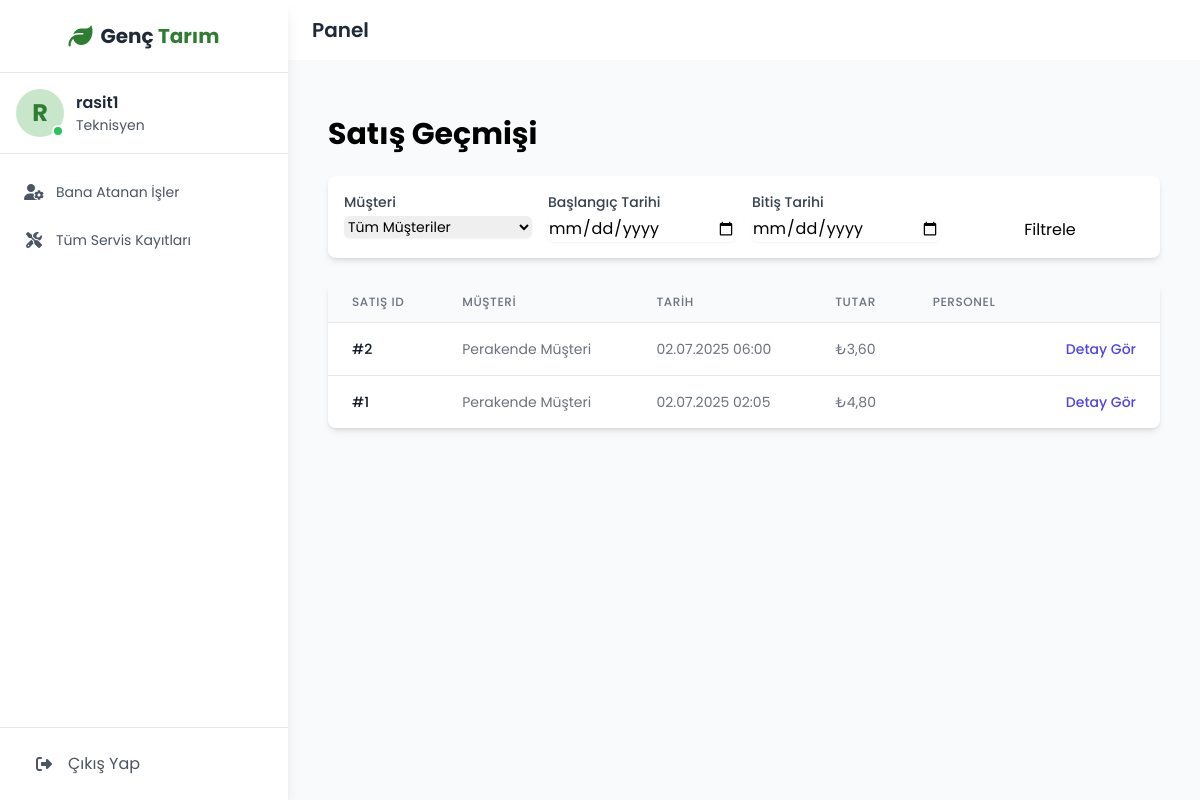
The app's page /sales/history/ (signed in) with its own data.
### sales/models.py (models this page shows, shortened)
class Sale(models.Model):
    STATUS_CHOICES = [('DRAFT', 'Taslak'), ('COMPLETED', 'Tamamlandı'), ('CANCELLED', 'İptal Edildi')]
    PAYMENT_METHOD_CHOICES = [('CASH', 'Nakit'), ('CREDIT_CARD', 'Kredi Kartı'), ('BANK_TRANSFER', 'Havale/EFT')]
    sale_date = models.DateTimeField(default=timezone.now, verbose_name="Satış Tarihi")
    customer = models.ForeignKey('customers.Customer', on_delete=models.PROTECT, verbose_name="Müşteri")
    salesperson = models.ForeignKey(User, on_delete=models.SET_NULL, null=True, blank=True, verbose_name="Satışı Yapan Personel")
    status = models.CharField(max_length=10, choices=STATUS_CHOICES, default='DRAFT', verbose_name="Durum")
    payment_method = models.CharField(max_length=20, choices=PAYMENT_METHOD_CHOICES, blank=True, null=True, verbose_name="Ödeme Yöntemi")
    notes = models.TextField(blank=True, null=True, verbose_name="Notlar")
    subtotal = models.DecimalField(max_digits=12, decimal_places=2, default=0, verbose_name="Ara Toplam")
    vat_total = models.DecimalField(max_digits=12, decimal_places=2, default=0, verbose_name="KDV Toplamı")
    grand_total = models.DecimalField(max_digits=12, decimal_places=2, default=0, verbose_name="Genel Toplam")
    created_at = models.DateTimeField(auto_now_add=True)
    updated_at = models.DateTimeField(auto_now=True)
    class Meta:
        verbose_name = "Satış"; verbose_name_plural = "Satışlar"; ordering = ['-sale_date']

### customers/models.py (models this page shows, shortened)
class Customer(models.Model):
    class CustomerType(models.TextChoices):
        INDIVIDUAL = 'INDIVIDUAL', _('Bireysel')
        CORPORATE = 'CORPORATE', _('Kurumsal')
    customer_type = models.CharField(
        max_length=10,
        choices=CustomerType.choices,
        default=CustomerType.INDIVIDUAL,
        verbose_name=_('Müşteri Tipi')
    )
    first_name = models.CharField(max_length=100, blank=True, verbose_name="Adı")
    last_name = models.CharField(max_length=100, blank=True, verbose_name="Soyadı")
    tckn = models.CharField(
        max_length=11,
        blank=True,
        verbose_name="T.C. Kimlik Numarası",
        help_text="Bireysel müşteriler için 11 haneli T.C. Kimlik Numarası."
    )
    company_name = models.CharField(max_length=200, blank=True, verbose_name="Firma Ticari Ünvanı")
    tax_office = models.CharField(max_length=100, blank=True, verbose_name="Vergi Dairesi")
    tax_number = models.CharField(
        max_length=10,
        blank=True,
        verbose_name="Vergi Kimlik Numarası (VKN)",
        help_text="Kurumsal müşteriler için 10 haneli Vergi Numarası."
    )
    contact_person = models.CharField(max_length=150, blank=True, verbose_name="Yetkili Kişi (Kurumsal için)")
    email = models.EmailField(max_length=254, blank=True)
    phone_number = models.CharField(max_length=20, blank=True, verbose_name="Telefon Numarası")
    address = models.TextField(blank=True, verbose_name="Adres")
    notes = models.TextField(blank=True, verbose_name="Müşteri Hakkında Notlar")
    is_active = models.BooleanField(default=True, verbose_name="Aktif mi?")
    created_at = models.DateTimeField(auto_now_add=True, verbose_name="Oluşturulma Tarihi")
    updated_at = models.DateTimeField(auto_now=True, verbose_name="Güncellenme Tarihi")
    class Meta:
        verbose_name = "Müşteri"
        verbose_name_plural = "Müşteriler"
        ordering = ['-created_at']
        indexes = [
            models.Index(fields=['first_name', 'last_name']),
            models.Index(fields=['company_name']),
        ]
    def __str__(self):
        if self.customer_type == 'INDIVIDUAL':
            return f"{self.first_name} {self.last_name}".strip()
        return self.company_name.strip()
    class Meta:
        verbose_name = _('Müşteri')
        verbose_name_plural = _('Müşteriler')

### sales/views.py (the view)
# urls.py: path('history/', views.SaleHistoryListView.as_view(), name='sale_history_list'),
class SaleHistoryListView(ListView):
    model = Sale
    template_name = 'sales/sale_history_list.html'
    context_object_name = 'sales'
    paginate_by = 20  # Sayfa başına 20 satış göster
    def get_queryset(self):
        queryset = super().get_queryset().order_by('-created_at')
        customer_id = self.request.GET.get('customer')
        start_date = self.request.GET.get('start_date')
        end_date = self.request.GET.get('end_date')
        if customer_id:
            queryset = queryset.filter(customer_id=customer_id)
        if start_date:
            queryset = queryset.filter(created_at__gte=start_date)
        if end_date:
            queryset = queryset.filter(created_at__lte=end_date)
        return queryset
    def get_context_data(self, **kwargs):
        context = super().get_context_data(**kwargs)
        context['customers'] = Customer.objects.all()
        context['filtered_customer'] = self.request.GET.get('customer', '')
        context['filtered_start_date'] = self.request.GET.get('start_date', '')
        context['filtered_end_date'] = self.request.GET.get('end_date', '')
        return context

### gem/sales/templates/sales/sale_history_list.html (shortened to what this page needs)
{% extends 'base.html' %}
{% load static %}
{% block content %}
<div class="container mx-auto px-4 py-8">
    <h1 class="text-3xl font-bold mb-6">Satış Geçmişi</h1>
    <div class="bg-white p-4 rounded-lg shadow-md mb-6">
        <form method="get" action="{% url 'sales:sale_history_list' %}">
            <div class="grid grid-cols-1 md:grid-cols-4 gap-4">
                <div>
                    <label for="customer" class="block text-sm font-medium text-gray-700">Müşteri</label>
                    <select name="customer" id="customer" class="mt-1 block w-full rounded-md border-gray-300 shadow-sm focus:border-indigo-500 focus:ring-indigo-500 sm:text-sm">
                        <option value="">Tüm Müşteriler</option>
                    </select>
                </div>
                <div>
                    <label for="start_date" class="block text-sm font-medium text-gray-700">Başlangıç Tarihi</label>
                    <input type="date" name="start_date" id="start_date" value="{{ filtered_start_date }}" class="mt-1 block w-full rounded-md border-gray-300 shadow-sm">
                </div>
                <div>
                    <label for="end_date" class="block text-sm font-medium text-gray-700">Bitiş Tarihi</label>
                    <input type="date" name="end_date" id="end_date" value="{{ filtered_end_date }}" class="mt-1 block w-full rounded-md border-gray-300 shadow-sm">
                </div>
                <div class="self-end">
                    <button type="submit" class="btn btn-primary w-full">Filtrele</button>
                </div>
            </div>
        </form>
    </div>
    <div class="bg-white overflow-hidden shadow-md rounded-lg">
        <table class="min-w-full divide-y divide-gray-200">
            <thead class="bg-gray-50">
                <tr>
                    <th class="px-6 py-3 text-left text-xs font-medium text-gray-500 uppercase tracking-wider">Satış ID</th>
                    <th class="px-6 py-3 text-left text-xs font-medium text-gray-500 uppercase tracking-wider">Müşteri</th>
                    <th class="px-6 py-3 text-left text-xs font-medium text-gray-500 uppercase tracking-wider">Tarih</th>
                    <th class="px-6 py-3 text-left text-xs font-medium text-gray-500 uppercase tracking-wider">Tutar</th>
                    <th class="px-6 py-3 text-left text-xs font-medium text-gray-500 uppercase tracking-wider">Personel</th>
                    <th class="relative px-6 py-3"><span class="sr-only">Detay</span></th>
                </tr>
            </thead>
            <tbody class="bg-white divide-y divide-gray-200">
                {% for sale in sales %}
                <tr>
                    <td class="px-6 py-4 whitespace-nowrap text-sm font-medium text-gray-900">#{{ sale.id }}</td>
                    <td class="px-6 py-4 whitespace-nowrap text-sm text-gray-500">{{ sale.customer }}</td>
                    <td class="px-6 py-4 whitespace-nowrap text-sm text-gray-500">{{ sale.created_at|date:"d.m.Y H:i" }}</td>
                    <td class="px-6 py-4 whitespace-nowrap text-sm text-gray-500">₺{{ sale.grand_total|floatformat:2 }}</td>
                    <td class="px-6 py-4 whitespace-nowrap text-sm text-gray-500">{{ sale.salesperson.get_full_name }}</td>
                    <td class="px-6 py-4 whitespace-nowrap text-right text-sm font-medium">
                        <a href="{% url 'sales:sale_history_detail' sale.pk %}" class="text-indigo-600 hover:text-indigo-900">Detay Gör</a>
                    </td>
                </tr>
                {% empty %}
                <tr>
                    <td colspan="6" class="text-center py-10 text-gray-500">Bu filtrelere uygun satış bulunamadı.</td>
                </tr>
                {% endfor %}
            </tbody>
        </table>
    </div>
</div>
{% endblock %}

### templates/base.html (shortened to what this page needs)
{% load static %}
<!DOCTYPE html>
<html lang="tr" class="h-full bg-gray-50">
<head>
    <script src="https://cdn.tailwindcss.com"></script>
    <link rel="stylesheet" href="https://cdnjs.cloudflare.com/ajax/libs/font-awesome/6.4.0/css/all.min.css">
</head>
<body class="h-full">
    {% if user.is_authenticated %}
    <div class="flex h-screen">
        <div id="sidebar" class="sidebar bg-white w-64 md:w-72 flex-col shadow-lg z-20 hidden md:flex">
            <div class="flex items-center justify-center py-5 border-b border-gray-200">
                <a href="{% url 'accounts:dashboard_redirect' %}" class="flex items-center space-x-2">
                    <i class="fas fa-leaf text-2xl text-primary"></i>
                    <h1 class="text-xl font-bold text-gray-800">Genç <span class="text-primary">Tarım</span></h1>
                </a>
            </div>
            <div class="p-4 flex items-center space-x-3 border-b border-gray-200">
                <div class="relative">
                    <div class="w-12 h-12 rounded-full bg-light flex items-center justify-center">
                        <span class="text-2xl font-bold text-primary">{{ user.username.0|upper }}</span>
                    </div>
                    <span class="absolute bottom-0 right-0 w-3 h-3 bg-green-500 rounded-full border-2 border-white"></span>
                </div>
                <div>
                    <h3 class="font-semibold text-gray-800">{{ user.get_full_name|default:user.username }}</h3>
                    <p class="text-sm text-gray-600">{% if user.is_superuser %}Yönetici{% elif user.groups.all.0.name == 'Teknisyen' %}Teknisyen{% else %}Personel{% endif %}</p>
                </div>
            </div>
            <nav class="flex-1 py-4">
    <ul class="space-y-1 px-2">
    {% if user.is_superuser %}
        <li><h3 class="px-4 mt-2 mb-2 text-xs font-semibold text-gray-400 uppercase tracking-wider">Yönetim</h3></li>
        <li><a href="{% url 'dashboard:index' %}" class="nav-link"><i class="fas fa-tachometer-alt fa-fw mr-3"></i><span class="text-sm">Pano</span></a></li>
        <li><a href="{% url 'service:servicerecord_list' %}" class="nav-link"><i class="fas fa-tools fa-fw mr-3"></i><span class="text-sm">Servis Yönetimi</span></a></li>
        <li><a href="{% url 'customers:customer_list' %}" class="nav-link"><i class="fas fa-users fa-fw mr-3"></i><span class="text-sm">Müşteriler</span></a></li>
        <li><a href="{% url 'inventory:reports_page' %}" class="nav-link"><i class="fas fa-chart-line fa-fw mr-3"></i><span class="text-sm">Raporlar</span></a></li>
        <li><h3 class="px-4 mt-4 mb-2 text-xs font-semibold text-gray-400 uppercase tracking-wider">Satış Yönetimi</h3></li>
        <li><a href="{% url 'sales:pos_terminal' %}" class="nav-link"><i class="fas fa-cash-register fa-fw mr-3"></i><span class="text-sm">Satış Ekranı</span></a></li>
        <li><a href="{% url 'sales:sale_history_list' %}" class="nav-link"><i class="fas fa-history fa-fw mr-3"></i><span class="text-sm">Satış Geçmişi</span></a></li>
        <li><h3 class="px-4 mt-4 mb-2 text-xs font-semibold text-gray-400 uppercase tracking-wider">Veri Yönetimi</h3></li>
        <li><a href="{% url 'inventory:product_list' %}" class="nav-link"><i class="fas fa-box fa-fw mr-3"></i><span class="text-sm">Ürünler</span></a></li>
        {% if perms.inventory.view_category %}
        <li><a href="{% url 'inventory:category_list' %}" class="nav-link"><i class="fas fa-sitemap fa-fw mr-3"></i><span class="text-sm">Kategoriler</span></a></li>
        {% endif %}
        <li><h3 class="px-4 mt-4 mb-2 text-xs font-semibold text-gray-400 uppercase tracking-wider">Kullanıcı İşlemleri</h3></li>
        <li><a href="{% url 'accounts:user_add' %}" class="nav-link"><i class="fas fa-users-cog fa-fw mr-3"></i><span class="text-sm">Yeni Kullanıcı Ekle</span></a></li>
        <li><a href="{% url 'accounts:user_list' %}" class="nav-link"><i class="fas fa-users-cog fa-fw mr-3"></i><span class="text-sm">Kullanıcıları Yönet</span></a></li>
        <li><a href="{% url 'accounts:group_list' %}" class="nav-link"><i class="fas fa-user-shield fa-fw mr-3"></i><span class="text-sm">Gruplar & Yetkiler</span></a></li>
        <li><a href="{% url 'logs:log_list' %}" class="nav-link"><i class="fas fa-history fa-fw mr-3"></i><span class="text-sm">Aktivite Kayıtları</span></a></li>
        <li><a href="{% url 'backups:backup_management' %}" class="nav-link"><i class="fas fa-database fa-fw mr-3"></i><span class="text-sm">Yedekleme</span></a></li>
    {% elif 'Teknisyen' in user.groups.all|join:", " %}
        <li><a href="{% url 'service:technician_dashboard' %}" class="nav-link"><i class="fas fa-user-cog fa-fw mr-3"></i><span class="text-sm">Bana Atanan İşler</span></a></li>
        <li><a href="{% url 'service:servicerecord_list' %}" class="nav-link"><i class="fas fa-tools fa-fw mr-3"></i><span class="text-sm">Tüm Servis Kayıtları</span></a></li>
    {% else %}
        <li><a href="{% url 'dashboard:index' %}" class="nav-link"><i class="fas fa-tachometer-alt fa-fw mr-3"></i><span class="text-sm">Pano</span></a></li>
    {% endif %}
</ul>
</nav>
            <div class="p-4 border-t border-gray-200">
                <a href="{% url 'accounts:logout' %}" class="flex items-center px-4 py-2 text-gray-600 hover:bg-gray-100 rounded-lg">
                    <i class="fas fa-sign-out-alt w-6 text-center mr-3"></i>
                    <span>Çıkış Yap</span>
                </a>
            </div>
        </div>
        <div class="flex-1 flex flex-col overflow-hidden">
            <header class="bg-white shadow-sm">
                <div class="flex items-center justify-between px-6 py-4">
                    <div class="flex items-center">
                        <h2 class="text-xl font-semibold text-gray-800">{% block page_title %}Panel{% endblock %}</h2>
                    </div>
                </div>
            </header>
            <main class="flex-1 overflow-y-auto p-6 bg-gray-50">
                {% block content %}{% endblock %}
            </main>
        </div>
    </div>
    {% else %}
    <div class="flex h-screen">
        {% block guest_content %}
        {% endblock guest_content %}
    </div>
    {% endif %}
</body>
</html>

### templates/base.html (style rules this page uses)
body { font-family: 'Poppins', sans-serif; background-color: #f5f7fa; }
.sidebar { transition: all 0.3s ease; }
.nav-link { display: flex; align-items: center; padding: 0.75rem 1rem; color: #4b5563; border-radius: 0.5rem; transition: all 0.2s ease; }

### records on screen
Sale: id "2", customer "Perakende Müşteri", created_at "02.07.2025 06:00", grand_total "3,60"
Sale: id "1", customer "Perakende Müşteri", created_at "02.07.2025 02:05", grand_total "4,80"

### other values on screen
{{ user.username.0|upper }} "R"
{{ user.get_full_name|default:user.username }} "rasit1"
